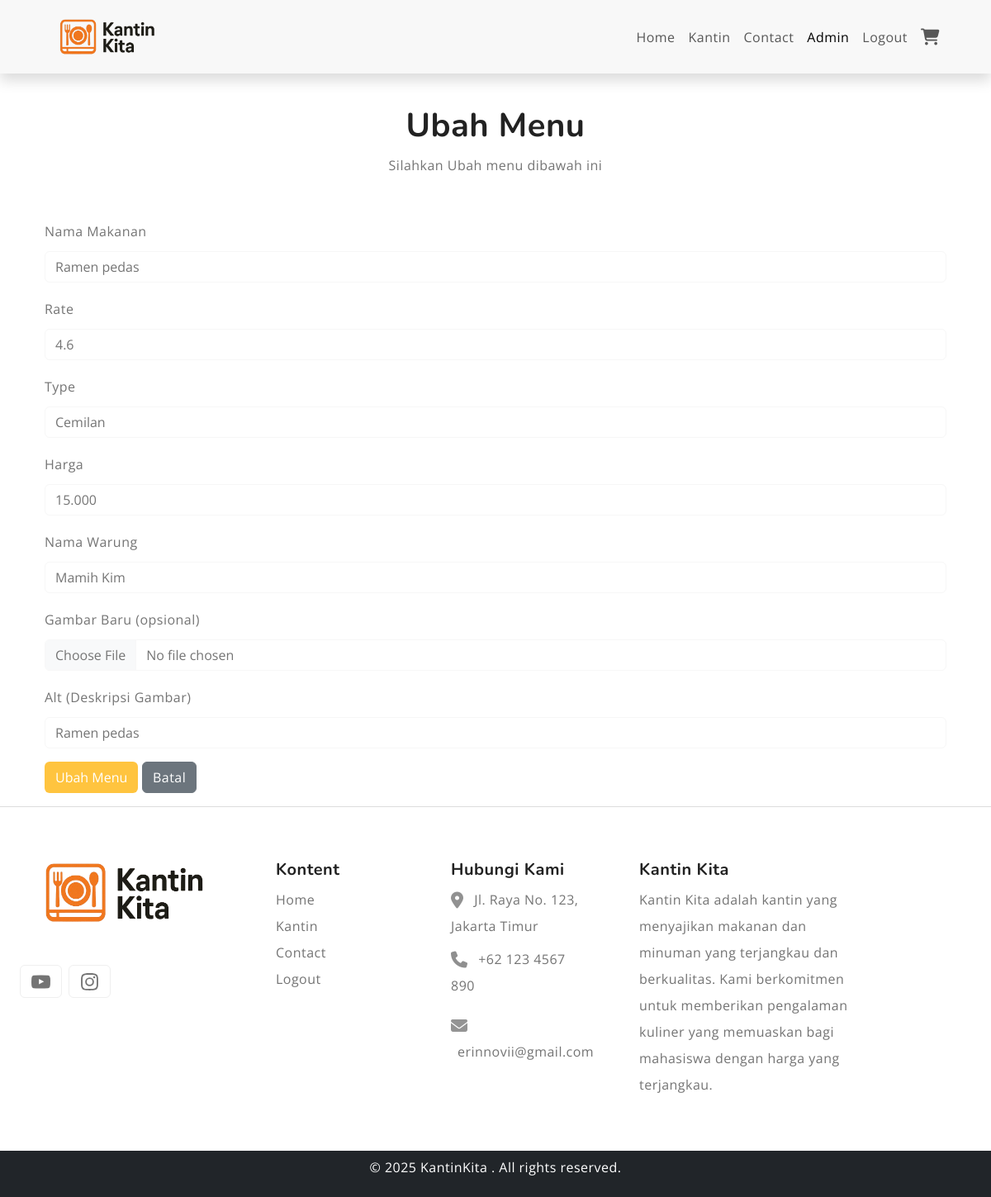
The app's page /ubah_menu.php?id=10 (signed in) with its own data.
### tables this page shows
CREATE TABLE `menu`  (
  `no` int NOT NULL AUTO_INCREMENT,
  `nama_makanan` varchar(255) NULL DEFAULT NULL,
  `rate` decimal(3, 1) NULL DEFAULT NULL,
  `price` decimal(10, 3) NULL DEFAULT NULL,
  `type` varchar(255) NULL DEFAULT NULL,
  `nama_warung` varchar(255) NULL DEFAULT NULL,
  `img` varchar(255) NULL DEFAULT NULL,
  `alt_makanan` varchar(255) NULL DEFAULT NULL,
  PRIMARY KEY (`no`) USING BTREE,
  INDEX `nama_warung`(`nama_warung` ASC) USING BTREE,
  CONSTRAINT `nama_warung` FOREIGN KEY (`nama_warung`) REFERENCES `kantin` (`nama_warung`) ON DELETE RESTRICT ON UPDATE RESTRICT
);

CREATE TABLE `kantin`  (
  `no` int NOT NULL AUTO_INCREMENT,
  `nama_warung` varchar(255) NULL DEFAULT NULL,
  `date` date NULL DEFAULT NULL,
  `deskripsi` varchar(1000) NULL DEFAULT NULL,
  `img` varchar(255) NULL DEFAULT NULL,
  `alt` varchar(255) NULL DEFAULT NULL,
  PRIMARY KEY (`no`) USING BTREE,
  INDEX `nama_warung`(`nama_warung` ASC) USING BTREE
);

### function.php (called while the page is built, shortened)
<?php
$conn = mysqli_connect("localhost", "tommy", "1802005", "uas_weblanjut");
function query($query)
{
   global $conn;
   $result = mysqli_query($conn, $query);
   $rows = [];
   while ($row = mysqli_fetch_assoc($result)) {
      $rows[] = $row;
   }
   return $rows;
}

### ubah_menu.php (the view, shortened to what this page needs)
<?php
require 'function.php';
$id = intval($_GET['id']);
$menu = query("SELECT * FROM menu WHERE no = $id")[0];
$nama_warung = query("SELECT nama_warung FROM kantin");
?>
<!DOCTYPE html>
<html lang="en">
<head>
    <link rel="stylesheet" href="https://cdn.jsdelivr.net/npm/swiper@9/swiper-bundle.min.css">
    <link href="https://cdn.jsdelivr.net/npm/bootstrap@5.3.0-alpha3/dist/css/bootstrap.min.css" rel="stylesheet">
    <link rel="stylesheet" type="text/css" href="css/vendor.css">
    <link rel="stylesheet" type="text/css" href="style.css">
</head>
<body>
    <header>
        <nav class="navbar fixed-top navbar-expand-lg shadow navbar-light bg-light py-3 mb-5">
            <div class="container">
                <a class="navbar-brand" href="index.php">
                    <img src="images/ChatGPT_Image_27_Jun_2025__10.15.31-removebg-preview.png" alt="" width="150" class="img-fluid">
                </a>
                <div class="link collapse navbar-collapse" id="navbarNav">
                    <ul class="navbar-nav ms-auto fs-6">
                        <li class="nav-item">
                            <a class="nav-link" aria-current="page" href="index.php">Home</a>
                        </li>
                        <li class="nav-item">
                            <a class="nav-link" href="kantin.php">Kantin</a>
                        </li>
                        <li class="nav-item">
                            <a class="nav-link" href="Contact.php">Contact</a>
                        </li>
                        <?php if ($_SESSION['username'] == 'superadmin') : ?>
                            <li class="nav-item">
                                <a class="nav-link active" href="admin.php">Admin</a>
                            </li>
                        <?php endif; ?>
                        <li class="nav-item">
                            <a class="nav-link" href="logout.php" onclick="return confirm('Yakin ingin keluar?');">Logout</a>
                        </li>
                        <li class="nav-item">
                            <a class="nav-link" href="cart.php">
                                <i class="fa-solid fa-cart-shopping fa-lg"></i>
                            </a>
                        </li>
                    </ul>
                </div>
            </div>
        </nav>
    </header>
    <br>
    <br>
    <br>
    <br>
    <div class="header">
        <div class="container">
            <h1 class="text-center">Ubah Menu</h1>
            <p class="text-center">Silahkan Ubah menu dibawah ini</p>
        </div>
    </div>
    <div class="tambah_menu">
        <div class="container mt-5">
            <form method="post" enctype="multipart/form-data">
                <div class="mb-3">
                    <label for="nama_makanan" class="form-label">Nama Makanan</label>
                    <input type="text" class="form-control" id="nama_makanan" name="nama_makanan" value="<?= $menu['nama_makanan']; ?>" required>
                </div>
                <div class="mb-3">
                    <label for="rate" class="form-label">Rate</label>
                    <input type="text" class="form-control" id="rate" name="rate" value="<?= $menu['rate']; ?>" required>
                </div>
                <div class="mb-3">
                    <label for="type" class="form-label">Type</label>
                    <select class="form-control" id="type" name="type" required>
                        <option value="cemilan" <?= $menu['type'] === 'cemilan' ? 'selected' : ''; ?>>Cemilan</option>
                    </select>
                </div>
                <div class="mb-3">
                    <label for="price" class="form-label">Harga</label>
                    <input type="text" class="form-control" id="price" name="price" value="<?= $menu['price']; ?>" required>
                </div>
                <div class="mb-3">
                    <label for="nama_warung" class="form-label">Nama Warung</label>
                    <select class="form-control" id="nama_warung" name="nama_warung" required>
                        <?php foreach ($nama_warung as $nw): ?>
                            <option value="<?= $nw['nama_warung']; ?>" <?= $menu['nama_warung'] === $nw['nama_warung'] ? 'selected' : ''; ?>>
                                <?= $nw['nama_warung']; ?>
                            </option>
                        <?php endforeach; ?>
                    </select>
                </div>
                <div class="mb-3">
                    <label for="img" class="form-label">Gambar Baru (opsional)</label>
                    <input type="file" class="form-control" id="img" name="img">
                </div>
                <div class="mb-3">
                    <label for="alt_makanan" class="form-label">Alt (Deskripsi Gambar)</label>
                    <input type="text" class="form-control" id="alt_makanan" name="alt_makanan" value="<?= $menu['alt_makanan']; ?>" required>
                </div>
                <button type="submit" name="submit" class="btn btn-primary">Ubah Menu</button>
                <a href="admin.php" class="btn btn-secondary">Batal</a>
            </form>
        </div>
    </div>
    <hr>
    <footer class="py-5">
        <div class="container-fluid">
            <div class="row">
                <div class="col-lg-3 col-md-6 col-sm-6">
                    <div class="footer-menu">
                        <img src="images/ChatGPT_Image_27_Jun_2025__10.15.31-removebg-preview.png" alt="logo" width="250" class="m-0">
                        <div class="social-links mt-5">
                            <ul class="d-flex list-unstyled gap-2 text-center">
                                <li>
                                    <a href="#" class="btn btn-outline-light">
                                    </a>
                                </li>
                                <li>
                                    <a href="#" class="btn btn-outline-light">
                                    </a>
                                </li>
                            </ul>
                        </div>
                    </div>
                </div>
                <div class="col-md-2 col-sm-6 mx-3">
                    <div class="footer-menu">
                        <h5 class="widget-title">Kontent</h5>
                        <ul class="menu-list list-unstyled">
                            <li class="menu-item">
                                <a href="index.php" class="nav-link">Home</a>
                            </li>
                            <li class="menu-item">
                                <a href="kantin.php" class="nav-link">Kantin </a>
                            </li>
                            <li class="menu-item">
                                <a href="contact.php" class="nav-link">Contact</a>
                            </li>
                            <li class="menu-item">
                                <a href="logout.php" class="nav-link">Logout</a>
                            </li>
                        </ul>
                    </div>
                </div>
                <div class="col-md-2 col-sm-6 me-3">
                    <div class="footer-menu">
                        <h5 class="widget-title">Hubungi Kami</h5>
                        <ul class="menu-list list-unstyled">
                            <li class="location mb-2">
                                <i class="fa-solid fa-location-dot fa-lg" style="color: #919191;"></i>
                                <span class="ms-2">Jl. Raya No. 123, Jakarta Timur</span>
                            </li>
                            <li class="contact mb-3">
                                <i class="fa-solid fa-phone fa-lg" style="color: #8f8f8f;"></i>
                                <span class="ms-2">+62 123 4567 890</span>
                            </li>
                            <li class="email mb-3">
                                <i class="fa-solid fa-envelope fa-lg" style="color: #949494;"></i>
                                <span class="ms-2">erinnovii@gmail.com</span>
                            </li>
                        </ul>
                    </div>
                </div>
                <div class="col-md-3 col-sm-6 ms-3">
                    <div class="footer-menu">
                        <h5 class="widget-title">Kantin Kita</h5>
                        <ul class="menu-list list-unstyled">
                            <li class="description mb-3">
                                <p>
                                    Kantin Kita adalah kantin yang menyajikan makanan dan minuman yang terjangkau dan berkualitas.
                                    Kami berkomitmen untuk memberikan pengalaman kuliner yang memuaskan bagi mahasiswa dengan harga yang terjangkau.
                                </p>
                            </li>
                        </ul>
                    </div>
                </div>
            </div>
        </div>
    </footer>
    <div class="luar bg-dark text-white">
        <div class="container text-center d-flex justify-content-center align-items-center py-1">
            <div class="col-md-6 copyright text-center">
                <p>© 2025 KantinKita . All rights reserved.</p>
            </div>
        </div>
    </div>
</body>
</html>

### style.css (style rules this page uses)
:root { --header-height : 160px; --header-height-min : 80px; }
:root { --accent-color : #FFC43F; --dark-color : #222222; --light-dark-color : #727272; --light-color : #fff; --grey-color : #dbdbdb; --light-grey-color : #fafafa; --primary-color : #6995B1; --light-primary-color : #eef1f3; }
:root { --body-font : "Open Sans", sans-serif; --heading-font : "Nunito", sans-serif; }
body { --bs-link-color: #333; --bs-link-hover-color:#333; --bs-link-color-rgb: 40,40,40; --bs-link-hover-color-rgb: 0,0,0; --bs-light-rgb: 248, 248, 248; --bs-font-sans-serif: "Open Sans", sans-serif; --bs-body-font-family: var(--bs-font-sans-serif); --bs-body-font-size: 1rem; --bs-body-font-weight: 400; --bs-body-line-height: 2; --bs-body-color: #747474; --bs-primary: #FFC43F; --bs-primary-rgb: 255, 196, 63; --bs-success: #a3be4c; --bs-success-rgb: 163, 190, 76; --bs-primary-bg-subtle: #FFF9EB; --bs-success-bg-subtle: #eef5e5; --bs-border-color: #F7F7F7; --bs-secondary-rgb: 230, 243, 251; --bs-danger-rgb: 249, 235, 231; --bs-warning-rgb: 255, 249, 235; --bs-info-rgb: 230, 243, 250; }
.btn-primary { --bs-btn-color: #fff; --bs-btn-bg: #ffc43f; --bs-btn-border-color: transparent; --bs-btn-hover-color: #fff; --bs-btn-hover-bg: #f7a422; --bs-btn-hover-border-color: transparent; --bs-btn-focus-shadow-rgb: 49,132,253; --bs-btn-active-color: #fff; --bs-btn-active-bg: #ffc43f; --bs-btn-active-border-color: transparent; --bs-btn-active-shadow: inset 0 3px 5px rgba(0, 0, 0, 0.125); --bs-btn-disabled-color: #fff; --bs-btn-disabled-bg: #d3d7dd; --bs-btn-disabled-border-color: transparent; }
.btn-outline-light { --bs-btn-color: #747474; --bs-btn-border-color: #EFEFEF; --bs-btn-hover-color: #000; --bs-btn-hover-bg: #EFEFEF; --bs-btn-hover-border-color: #EFEFEF; --bs-btn-focus-shadow-rgb: 248,249,250; --bs-btn-active-color: #000; --bs-btn-active-bg: #EFEFEF; --bs-btn-active-border-color: #EFEFEF; --bs-btn-active-shadow: inset 0 3px 5px rgba(0, 0, 0, 0.125); --bs-btn-disabled-color: #EFEFEF; --bs-btn-disabled-bg: transparent; --bs-btn-disabled-border-color: #EFEFEF; --bs-gradient: none; }
body { letter-spacing: 0.03em; }
h1,h2,h3,h4,h5,h6 { font-family: var(--heading-font); color: var(--dark-color); font-weight: 700; }
.container, .container-fluid, .container-lg, .container-md, .container-sm, .container-xl, .container-xxl { --bs-gutter-x: 3rem; }
.container-fluid { max-width: 1600px; }

### records on screen
menu: nama_makanan "Ramen pedas", rate "4.6", type "Cemilan", price "15.000", nama_warung "Mamih Kim", alt_makanan "Ramen pedas"
